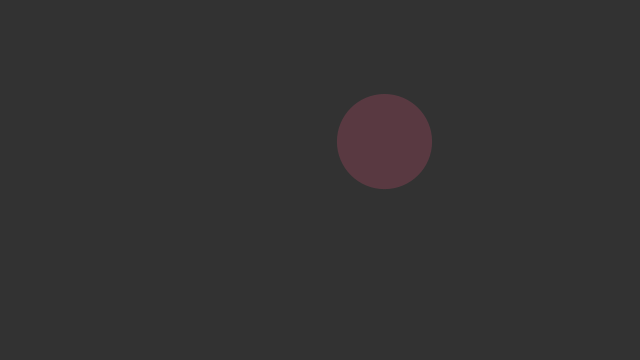
Frame 1 (no input)
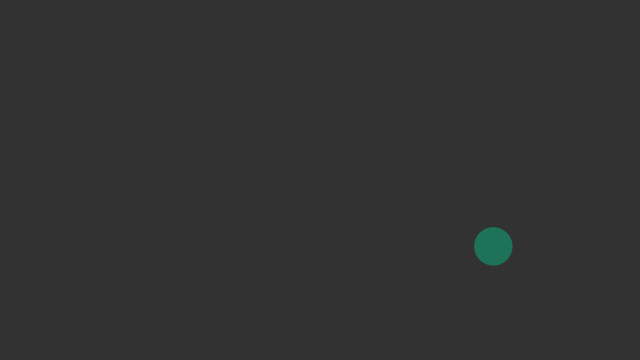
Frame 60 (the mouse pressed at the canvas centre just before this capture)
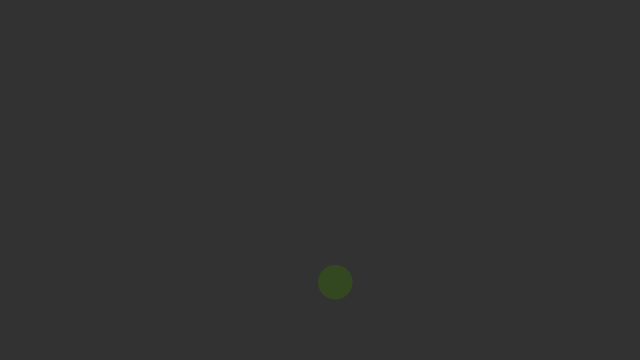
Frame 120 (the mouse held since frame 60 and released just before this capture)

The Processing sketch that drew these frames (run headless with seeded random() and noise(); from frame 60 on, the mouse is pressed at the canvas centre):

// Processing sketch: sketch_4_2_Random_CirclePossibilities
// ── sketch_4_2_Random_CirclePossibilities.pde
//GOAL: random position, radius, color and alpha

float xPosition; //cicle position
float yPosition;

float circleRa; //circle radius

float circleR; //circle color in RGB mode
float circleG;
float circleB;

float circleAlpha; //cicle alpha

void setup() {
  size(640, 360);

  //declare initial values
  xPosition=random(100, width-100); //don't start off screen.
  yPosition=random(100, height-100);//don't start off screen.

}

void draw() {
  background(50); //clears the background each time the circle is drawn.

  circleRa=random(100);
  circleAlpha=random(255);
  circleR=random(255);
  circleG=random(255);
  circleB=random(255);
  //xPosition=random(640); //totally random x position
  //yPosition=random(360); //totally random y position

  fill(circleR, circleG, circleB, circleAlpha);//fill(rgb, alpha)
  noStroke(); //no stroke.
  ellipse(xPosition, yPosition, circleRa, circleRa); //draw circle's x and y position randomly on screen, with random diameter.

  //ANIMATION: circles randomly positions about the position of the original circle.
  xPosition=xPosition+random(-100, 100);
  yPosition=yPosition+random(-100, 100);
  
  if (xPosition > width || xPosition<0) {
    xPosition=width/2;
  }
  
   if (yPosition > height || yPosition<0) {
    yPosition=height/2;
  }
}
